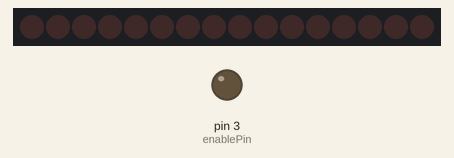
Recording of a sketch running on a simulated Arduino Uno, built with avr-gcc and run on an emulated ATmega328P. Parts: 16 shift-register outputs drawn as a row of LEDs (first output left, lit = HIGH), output pins drawn as LEDs (lit = HIGH). Wiring (inferred from the names in the program): 2 × shift register (74HC595): data pin 4; shift clock pin 5; latch pin 6. Wiring (inferred from the signals the program sends): row of LEDs: on Q0, Q1, Q2, Q3, Q4, Q5, Q6, Q7, Q8, Q9, Q10, Q11, Q12, Q13, Q14, Q15. Pins used as bus, display or sensor lines are not drawn.

Above: at 0.05 s.
At 3.65 s:
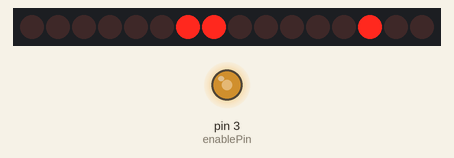
At 7.25 s:
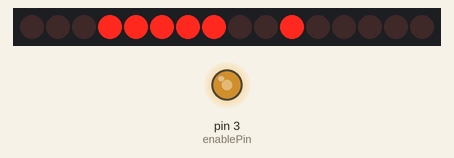
At 14.45 s:
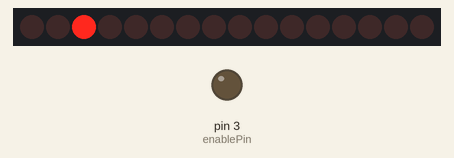
Timing chart, 0 to 19.5 s (numbered marks = the images above):
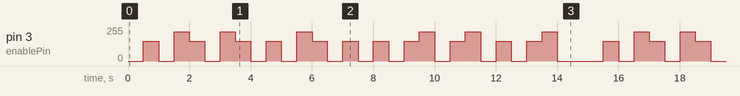

Measured:
- by itself, pin 3 (enablePin): moves between 0/255 and 220/255, repeating every 15.0 s

The sketch:

moon_led_driver.ino
```cpp
// moon driver library

const int enablePin = 3;
const int clockPin = 5;
const int dataPin = 4;
const int latchPin = 6;
const byte fixed_values[] = {0x00, 0x00, 0x80, 0x80, 0x80, 0xC0, 0xC0, 0xC0, 0xE0, 0xE0, 0xF0, 0xF0, 0xF0, 0xF8, 0xF8, 0xFC, 0x7C, 0x7C, 0x3C, 0x3C, 0x3C, 0x1C, 0x1C, 0x1C, 0xC,  0xC, 0x4, 0x4, 0x4};
const byte faded_values[] = {0x00, 0x80, 0x00, 0x40, 0x40, 0x00, 0x20, 0x20, 0x00, 0x10, 0x00, 0x8 , 0x8 , 0x00, 0x4 , 0x00, 0x80, 0x00, 0x40, 0x40, 0x00, 0x20, 0x20, 0x00, 0x10, 0x0, 0x8, 0x8, 0x00};
const int  faded_pwm[]    = {0   , 150 , 0  , 220 , 150   , 0   , 220  , 150 , 0   , 150 , 0   , 220  , 150 , 0   , 150 , 0   , 150 , 0   , 150 , 220  , 0   , 150 , 220  , 0   , 150 , 0  ,150, 220 , 0};
void setup() {
  pinMode(latchPin, OUTPUT);
  pinMode(clockPin, OUTPUT);
  pinMode(dataPin, OUTPUT);
  pinMode(enablePin, OUTPUT);
}

void loop() {
  for (int i = 0; i<30;i++){
    set_moon(i);
    delay(500);
  }
}

void set_moon (int j){

    digitalWrite(latchPin, LOW);
    shiftOut(dataPin, clockPin, MSBFIRST, faded_values[j]); //fade  //(100) 0x0010 (110) 0x0018 (111) 0x001C (001)0x0004 (011) 0x000C (101) 0x0014 (010) 0x0008
    shiftOut(dataPin, clockPin, MSBFIRST, fixed_values[j]); //fixed //(100) 0x0010 (110) 0x0018 (111) 0x001C (001)0x0004 (011) 0x000C (101) 0x0014 (010) 0x0008
    digitalWrite(latchPin, HIGH);
    analogWrite (enablePin, faded_pwm[j]);
  }
```
